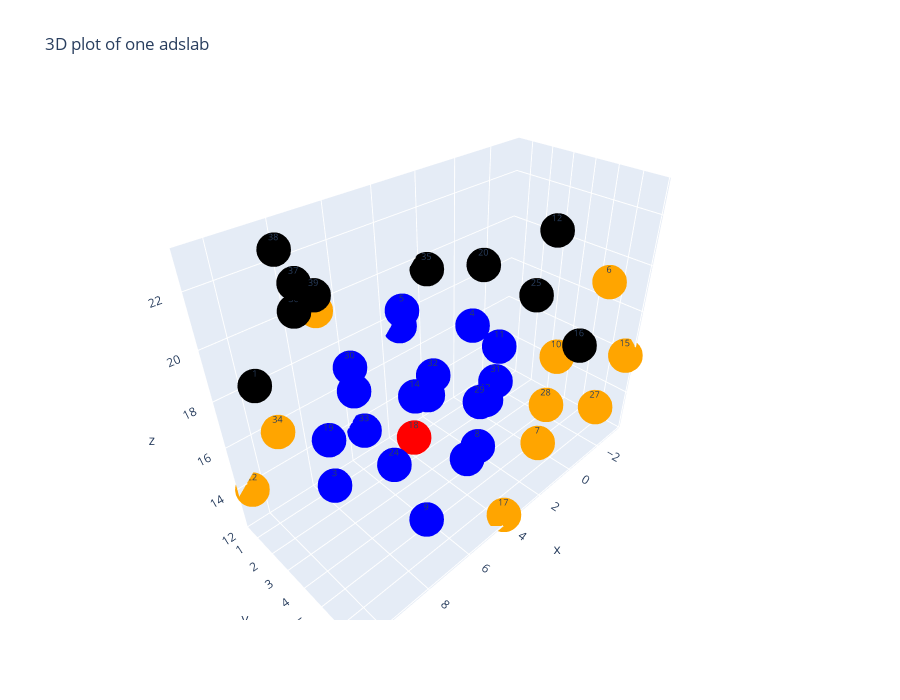

Write notebook code for a chart like this one.
### Code cell
# 3D plots with plotly - run after above cell

# Separate atom coordinates
x = [b.pos[atom][0].item() for atom in atoms] 
y = [b.pos[atom][1].item() for atom in atoms] 
z = [b.pos[atom][2].item() for atom in atoms] 

# Define new colour scheme based on neighbourhood to see offset clearer
colour_list = []
for atom in atoms: 
    if atom.item() in offset_neighbours: 
        colour_list.append("orange")
    elif atom.item() in non_offset_neighbours: 
        colour_list.append("blue")
    elif atom.item() in not_neighbours:
        colour_list.append("black")
    elif atom.item() == atom_idx:
        colour_list.append("red")

trace = go.Scatter3d(
   x = x, y = y, z = z,
   mode = 'markers+text', 
   text = atoms,
   textfont= dict(size=9),
   marker = dict(
      size = 12,
      color = colour_list, # set color to an array/list of desired values
      colorscale = 'rainbow'
      )
   )
layout = go.Layout(title = '3D plot of one adslab', width=900, height=700)
fig = go.Figure(data = [trace], layout = layout)
fig.show()

### Figure 1 — Plotly figure (JSON) as saved in the notebook; plotly's stock layout.template omitted (floating-point values rounded to 4 significant figures)
{"data": [{"marker": {"color": ["blue", "black", "blue", "blue", "blue", "blue", "orange", "orange", "blue", "blue", "orange", "blue", "black", "blue", "blue", "orange", "black", "orange", "red", "blue", "black", "orange", "orange", "blue", "blue", "black", "blue", "orange", "orange", "blue", "blue", "blue", "blue", "blue", "orange", "black", "black", "black", "black", "black"], "colorscale": [[0, "rgb(150,0,90)"], [0.125, "rgb(0,0,200)"], [0.25, "rgb(0,25,255)"], [0.375, "rgb(0,152,255)"], [0.5, "rgb(44,255,150)"], [0.625, "rgb(151,255,0)"], [0.75, "rgb(255,234,0)"], [0.875, "rgb(255,111,0)"], [1, "rgb(255,0,0)"]], "size": 12}, "mode": "markers+text", "text": [0, 1, 2, 3, 4, 5, 6, 7, 8, 9, 10, 11, 12, 13, 14, 15, 16, 17, 18, 19, 20, 21, 22, 23, 24, 25, 26, 27, 28, 29, 30, 31, 32, 33, 34, 35, 36, 37, 38, 39], "textfont": {"size": 9}, "type": "scatter3d", "x": [6.372, 9.996, 2.747, 8.184, 0.9352, 4.559, -2.747, 0.8769, 4.501, 6.313, -0.9352, 2.689, -1.463, 2.162, 5.786, -3.275, 0.3495, 3.974, 5.087, 8.711, 1.463, 6.899, 10.52, 3.275, 7.075, -0.1735, 3.451, -1.986, 1.639, 5.263, 7.422, 0.1735, 3.798, 5.61, 9.234, 1.986, 8.299, 8.543, 8.665, 8.593], "y": [1.446, 1.446, 1.446, 2.221, 2.221, 2.221, 5.888, 5.888, 5.888, 5.113, 5.113, 5.113, 4.154, 4.154, 4.154, 6.847, 6.847, 6.847, 3.18, 3.18, 3.18, 0.4871, 0.4871, 0.4871, 4.41, 4.41, 4.41, 6.592, 6.592, 6.592, 2.925, 2.925, 2.925, 0.7426, 0.7426, 0.7426, 1.559, 2.247, 1.664, 3.314], "z": [16.55, 18.77, 14.34, 13.59, 17.3, 19.52, 19.26, 13.33, 15.54, 12.58, 16.29, 18.51, 21.23, 15.3, 17.51, 16.05, 18.26, 12.33, 14.58, 16.8, 20.51, 19.76, 13.83, 17.55, 15.4, 19.12, 13.19, 13.94, 16.15, 18.37, 18.91, 14.48, 16.69, 13.73, 15.94, 19.66, 20.78, 22.12, 23.0, 22.17]}], "layout": {"height": 700, "title": {"text": "3D plot of one adslab"}, "width": 900}}
